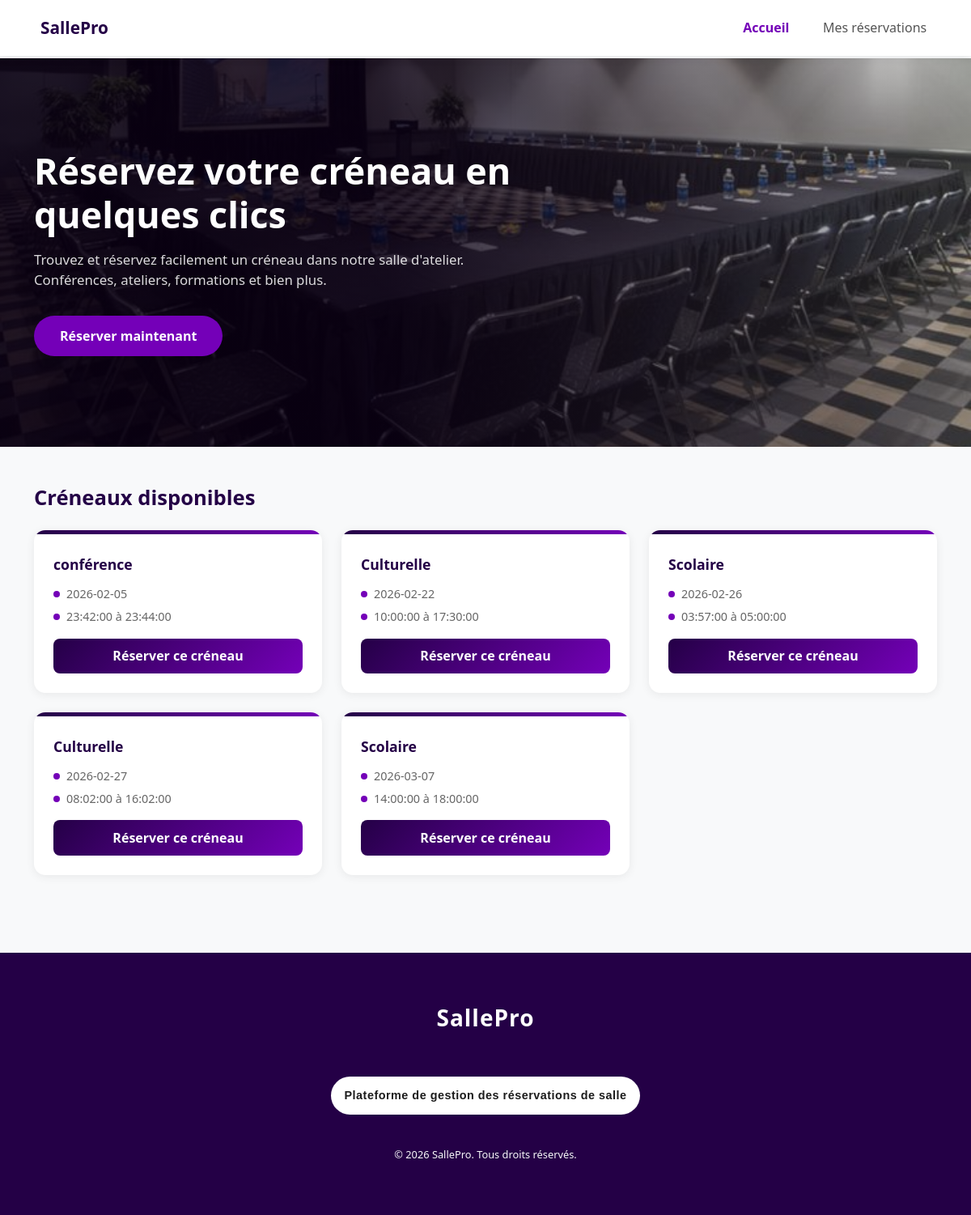
Page / (signed in) on the committed database.
### tables this page shows
CREATE TABLE `creneaux` (
  `id` int(11) NOT NULL,
  `date` date NOT NULL,
  `heure_debut` time NOT NULL,
  `heure_fin` time NOT NULL,
  `type_activite` varchar(100) DEFAULT NULL
);

### index.php (the view, shortened to what this page needs)
<?php
require 'config.php';
$stmt = $pdo->query("SELECT * FROM creneaux ORDER BY date ASC");
$creneaux = $stmt->fetchAll();
?>
<!DOCTYPE html>
<html lang="fr">
<head>
    <link href="https://cdn.jsdelivr.net/npm/bootstrap@5.3.2/dist/css/bootstrap.min.css" rel="stylesheet">
    <link rel="stylesheet" href="style.css">
</head>
<body>
<nav class="navbar-custom">
    <div class="container d-flex justify-content-between align-items-center">
        <a href="index.php" class="navbar-brand-custom">
            SallePro
        </a>
        <div class="d-none d-md-flex align-items-center gap-3">
            <a href="index.php" class="nav-link-custom active">Accueil</a>
            <a href="mes_reservations.php" class="nav-link-custom">Mes réservations</a>
        </div>
    </div>
</nav>
<main>
    <section class="hero">
        <div class="container">
            <div class="hero-content">
                <h1>Réservez votre créneau en quelques clics</h1>
                <p>Trouvez et réservez facilement un créneau dans notre salle d'atelier. Conférences, ateliers, formations et bien plus.</p>
                <a href="#creneaux" class="btn-hero">
                     Réserver maintenant
                </a>
            </div>
        </div>
    </section>
    <section class="container my-5" id="creneaux">
        <h2 class="section-title">Créneaux disponibles</h2>
        <div class="row g-4">
            <?php if(count($creneaux) > 0): ?>
                <?php foreach($creneaux as $c): ?>
                <div class="col-12 col-md-6 col-lg-4">
                    <div class="card creneau-card h-100">
                        <div class="card-top"></div>
                        <div class="card-body p-4">
                            <div class="activite"><?= htmlspecialchars($c['type_activite']) ?></div>
                            <div class="creneau-info">
                                <span class="dot"></span>
                                <span> <?= htmlspecialchars($c['date']) ?></span>
                            </div>
                            <div class="creneau-info">
                                <span class="dot"></span>
                                <span> <?= htmlspecialchars($c['heure_debut']) ?> à <?= htmlspecialchars($c['heure_fin']) ?></span>
                            </div>
                            <a href="reserver.php?id=<?= $c['id'] ?>" class="btn-reserver">
                                Réserver ce créneau
                            </a>
                        </div>
                    </div>
                </div>
                <?php endforeach; ?>
            <?php else: ?>
                <div class="col-12 text-center">
                    <div class="alert alert-info">Aucun créneau disponible pour le moment.</div>
                </div>
            <?php endif; ?>
        </div>
    </section>
</main>
<footer style="background-color: #240046; margin-top: 3rem;">
    <div style="max-width:1200px; margin:0 auto; padding:4rem 1rem; text-align:center;">
        <h3 style="color:#ffffff; font-weight:700; letter-spacing:1px;">SallePro</h3>
        <br><br>
        <p style="color:#1c1c1c; background-color:#ffffff; font-size:0.9rem; font-weight:700; border:none; border-radius:50px; padding:0.8rem 1rem; display:inline-block; letter-spacing:0.5px; font-family:'Trebuchet MS',sans-serif;">
            Plateforme de gestion des réservations de salle
        </p>
        <br><br>
        <p style="color:#f8f9fa; font-size:0.8rem; margin-bottom:0;">
            © <span id="year"></span> SallePro. Tous droits réservés.
        </p>
    </div>
</footer>
</body>
</html>

### style.css (style rules this page uses)
body { font-family: 'Segoe UI', sans-serif; background-color: #f4f6f9; min-height: 100vh; display: flex; flex-direction: column; }
main { flex: 1; }

### index.php (style rules this page uses)
* { margin: 0; padding: 0; box-sizing: border-box; }
body { min-height: 100vh; display: flex; flex-direction: column; font-family: 'Segoe UI', sans-serif; background-color: #f8f9fa; padding-top: 72px; }
main { flex: 1; }
.navbar-custom { background-color: #fff; box-shadow: 0 2px 12px rgba(0,0,0,0.08); padding: 1rem 0; position: fixed; top: 0; left: 0; right: 0; z-index: 9999; }
.navbar-brand-custom { display: flex; align-items: center; gap: 0.5rem; font-weight: 800; font-size: 1.3rem; color: #240046; text-decoration: none; }
.nav-link-custom { color: #555; font-weight: 500; text-decoration: none; padding: 0.4rem 0.8rem; border-radius: 6px; transition: color 0.2s; }
.nav-link-custom.active { color: #7400b8; font-weight: 700; }
.hero { position: relative; height: 480px; display: flex; background: url('salles.jpg') center/cover no-repeat; align-items: center; }
.hero::before { content: ''; position: absolute; inset: 0; background: linear-gradient(to right, rgba(10, 0, 19, 0.85) 40%, rgba(109, 108, 109, 0.3)); }
.hero-content { position: relative; z-index: 1; color: #fff; max-width: 600px; }
.hero-content h1 { font-size: 2.8rem; font-weight: 900; line-height: 1.2; margin-bottom: 1rem; }
.hero-content p { font-size: 1.05rem; opacity: 0.85; margin-bottom: 2rem; }
.btn-hero { background-color: #7400b8; color: #fff; border: none; border-radius: 50px; padding: 0.8rem 2rem; font-weight: 700; font-size: 1rem; display: inline-flex; align-items: center; gap: 0.5rem; text-decoration: none; transition: background 0.2s, transform 0.2s; }
.section-title { font-size: 1.6rem; font-weight: 800; color: #240046; margin-bottom: 1.5rem; }
.creneau-card { border: none; border-radius: 14px; box-shadow: 0 2px 12px rgba(0,0,0,0.07); transition: transform 0.2s, box-shadow 0.2s; overflow: hidden; }
.creneau-card .card-top { height: 5px; background: linear-gradient(to right, #240046, #7400b8); }
.creneau-card .activite { font-size: 1.1rem; font-weight: 800; color: #240046; margin-bottom: 0.8rem; }
.creneau-info { display: flex; align-items: center; gap: 0.5rem; color: #666; font-size: 0.9rem; margin-bottom: 0.4rem; }
.creneau-info .dot { width: 8px; height: 8px; border-radius: 50%; background-color: #7400b8; flex-shrink: 0; }
.btn-reserver { background: linear-gradient(135deg, #240046, #7400b8); color: #fff; border: none; border-radius: 8px; padding: 0.6rem 1rem; font-weight: 700; width: 100%; text-decoration: none; display: block; text-align: center; transition: opacity 0.2s, transform 0.2s; margin-top: 1rem; }

### rows in the picture
creneaux: type_activite "conférence", date "2026-02-05", heure_debut "23:42:00", heure_fin "23:44:00"
creneaux: type_activite "Culturelle", date "2026-02-22", heure_debut "10:00:00", heure_fin "17:30:00"
creneaux: type_activite "Scolaire", date "2026-02-26", heure_debut "03:57:00", heure_fin "05:00:00"
creneaux: type_activite "Culturelle", date "2026-02-27", heure_debut "08:02:00", heure_fin "16:02:00"
creneaux: type_activite "Scolaire", date "2026-03-07", heure_debut "14:00:00", heure_fin "18:00:00"
